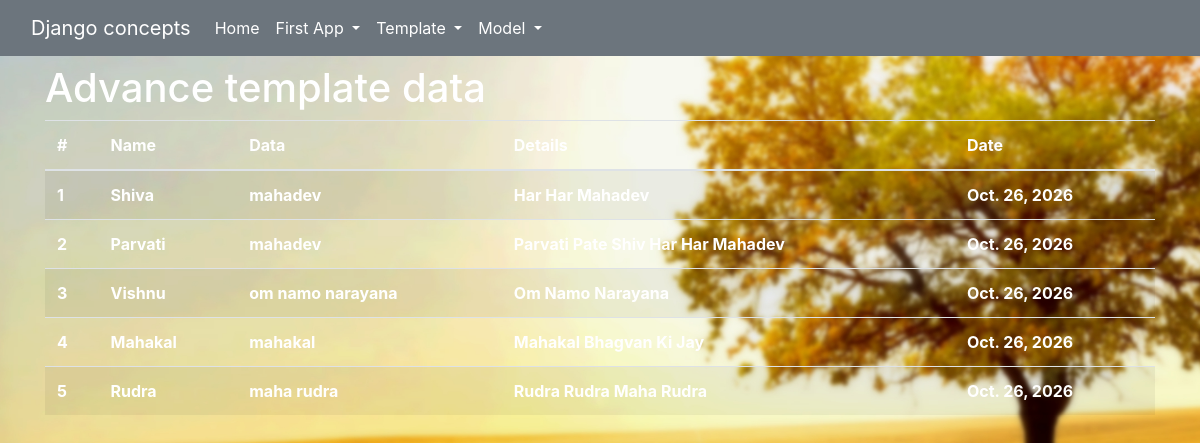
Page /advtemplateapp/showcustomtemplate on the committed database.
### app_006_advance_template/models.py (models this page shows)
class userInfo(models.Model):
    name = models.CharField(max_length=100)
    data = models.CharField(max_length=200)
    details = models.TextField()
    date = models.DateField(default=datetime.datetime.now())

### app_006_advance_template/views.py (the view)
# urls.py: path('showcustomtemplate', show_custom_template, name="showcustomtemplate")
def show_custom_template(request):
    data = userInfo.objects.all()
    return render(request, 'app_006_advance_template/custom_temp.html', {'data': data})

### app_006_advance_template/templatetags/custom_filter.py (called while the page is built)
def fist_one_letter_upper(value):
    result = value[0].upper() + value[1:]
    return result

@register.filter(name='firstletterUpper')
def first_letter_capital_for_every_string(value):
    return value.title()

### templates/app_006_advance_template/custom_temp.html (shortened to what this page needs)
<!DOCTYPE html>
{% extends "base.html" %}
{%load custom_filter %}
{%load static%}
        {% block body%}
            <div style="top:10px;">
                <h1 style="color:white;">Advance template data</h1>
                {%if data%}
                    <table class="table table-striped" style="color:white;">
                        <thead>
                            <tr>
                                <th scope="col">#</th>
                                <th scope="col">Name</th>
                                <th scope="col">Data</th>
                                <th scope="col">Details</th>
                                <th scope="col">Date</th>
                            </tr>
                        </thead>
                        <tbody>
                            {% for value in data %}
                            <tr>
                                <th scope="row">{{forloop.counter}}</th>
                                <th scope="row">{{value.name | firstLettercapital}}</th>
                                <th scope="row">{{value.data}}</th>
                                <th scope="row">{{value.details | firstletterUpper}}</th>
                                <th scope="row">{{value.date}}</th>
                            </tr>
                            {% endfor %}
                        </tbody>
                    </table>
                {%else%}
                <p>data is not available
                {%endif%}
            </div>
        {% endblock body%}

### static/css/base.css (style rules this page uses)
html, body { margin: 0; padding: 0; width: 100%; min-height: 100%; }
body { background-image: url(../images/ak2.jpg); background-size:cover; background-position: center; background-attachment: fixed; color: rgba(var(--bs-dark-rgb),var(--bs-text-opacity))!important }

### rows in the picture
userInfo: name|firstLettercapital "Shiva", data "mahadev", details|firstletterUpper "Har Har Mahadev", date "Oct. 26, 2026"
userInfo: name|firstLettercapital "Parvati", data "mahadev", details|firstletterUpper "Parvati Pate Shiv Har Har Mahadev", date "Oct. 26, 2026"
userInfo: name|firstLettercapital "Vishnu", data "om namo narayana", details|firstletterUpper "Om Namo Narayana", date "Oct. 26, 2026"
userInfo: name|firstLettercapital "Mahakal", data "mahakal", details|firstletterUpper "Mahakal Bhagvan Ki Jay", date "Oct. 26, 2026"
userInfo: name|firstLettercapital "Rudra", data "maha rudra", details|firstletterUpper "Rudra Rudra Maha Rudra", date "Oct. 26, 2026"
